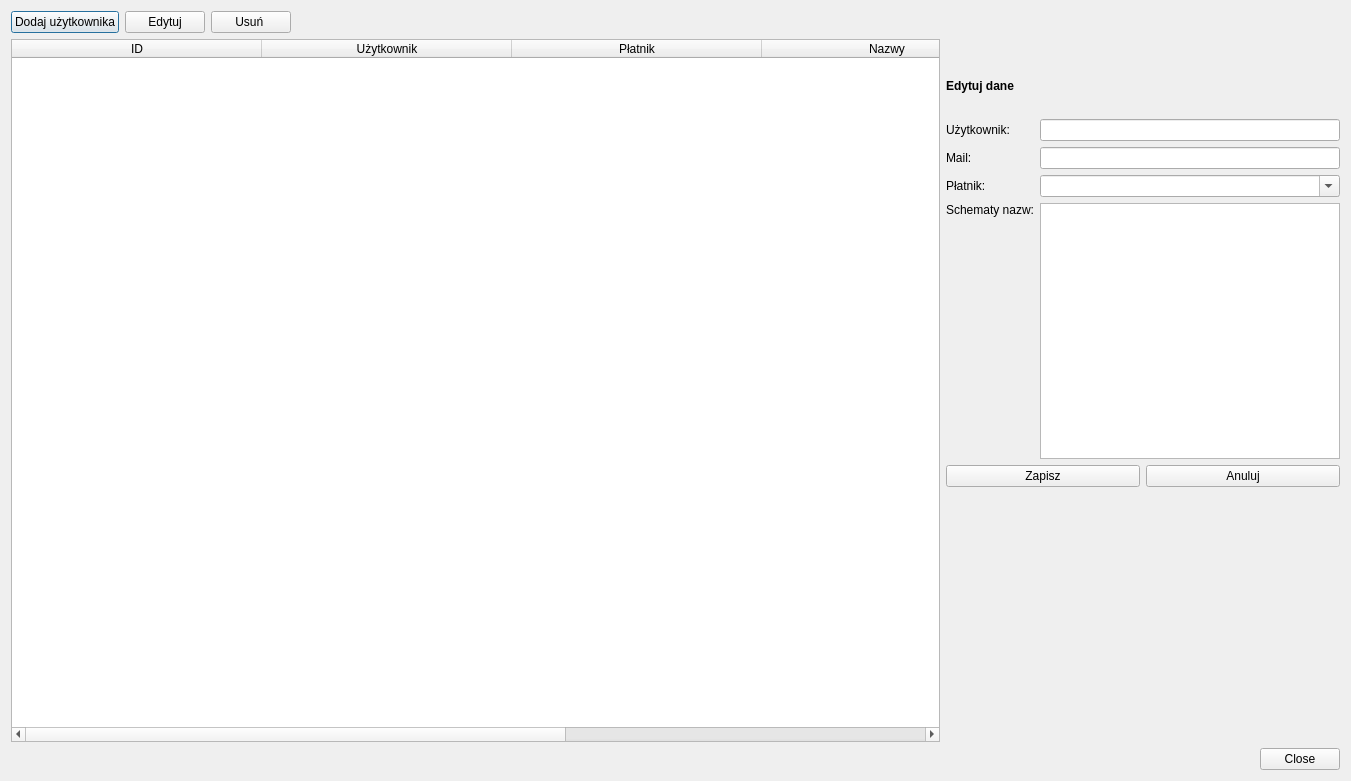
<?xml version="1.0" encoding="UTF-8"?>
<ui version="4.0">
 <class>Dialog</class>
 <widget class="QDialog" name="Dialog">
  <property name="geometry">
   <rect>
    <x>0</x>
    <y>0</y>
    <width>1351</width>
    <height>781</height>
   </rect>
  </property>
  <property name="windowTitle">
   <string>Lista uzytkownikow</string>
  </property>
  <layout class="QVBoxLayout" name="verticalLayout">
   <item>
    <layout class="QHBoxLayout" name="horizontalLayout_3">
     <property name="topMargin">
      <number>0</number>
     </property>
     <property name="bottomMargin">
      <number>0</number>
     </property>
     <item>
      <widget class="QPushButton" name="pushButton_3">
       <property name="text">
        <string>Dodaj użytkownika</string>
       </property>
      </widget>
     </item>
     <item>
      <widget class="QPushButton" name="pushButton_4">
       <property name="text">
        <string>Edytuj</string>
       </property>
      </widget>
     </item>
     <item>
      <widget class="QPushButton" name="pushButton_5">
       <property name="text">
        <string>Usuń </string>
       </property>
      </widget>
     </item>
     <item>
      <spacer name="horizontalSpacer">
       <property name="orientation">
        <enum>Qt::Horizontal</enum>
       </property>
       <property name="sizeHint" stdset="0">
        <size>
         <width>40</width>
         <height>20</height>
        </size>
       </property>
      </spacer>
     </item>
    </layout>
   </item>
   <item>
    <layout class="QHBoxLayout" name="horizontalLayout">
     <item>
      <widget class="QTableWidget" name="tableWidget">
       <property name="sizePolicy">
        <sizepolicy hsizetype="Expanding" vsizetype="Expanding">
         <horstretch>2</horstretch>
         <verstretch>0</verstretch>
        </sizepolicy>
       </property>
       <property name="selectionBehavior">
        <enum>QAbstractItemView::SelectRows</enum>
       </property>
       <property name="sortingEnabled">
        <bool>true</bool>
       </property>
       <property name="wordWrap">
        <bool>true</bool>
       </property>
       <attribute name="horizontalHeaderDefaultSectionSize">
        <number>250</number>
       </attribute>
       <column>
        <property name="text">
         <string>ID</string>
        </property>
       </column>
       <column>
        <property name="text">
         <string>Użytkownik</string>
        </property>
       </column>
       <column>
        <property name="text">
         <string>Płatnik</string>
        </property>
       </column>
       <column>
        <property name="text">
         <string>Nazwy</string>
        </property>
       </column>
       <column>
        <property name="text">
         <string>Mail</string>
        </property>
       </column>
      </widget>
     </item>
     <item>
      <layout class="QGridLayout" name="gridLayout">
       <property name="leftMargin">
        <number>0</number>
       </property>
       <property name="rightMargin">
        <number>0</number>
       </property>
       <item row="4" column="0">
        <widget class="QLabel" name="label_5">
         <property name="text">
          <string>Mail:</string>
         </property>
        </widget>
       </item>
       <item row="4" column="1">
        <widget class="QLineEdit" name="lineEdit_3"/>
       </item>
       <item row="0" column="0" colspan="2">
        <spacer name="verticalSpacer">
         <property name="orientation">
          <enum>Qt::Vertical</enum>
         </property>
         <property name="sizeType">
          <enum>QSizePolicy::Preferred</enum>
         </property>
         <property name="sizeHint" stdset="0">
          <size>
           <width>20</width>
           <height>40</height>
          </size>
         </property>
        </spacer>
       </item>
       <item row="1" column="0" colspan="2">
        <widget class="QLabel" name="label_4">
         <property name="sizePolicy">
          <sizepolicy hsizetype="Preferred" vsizetype="Minimum">
           <horstretch>0</horstretch>
           <verstretch>0</verstretch>
          </sizepolicy>
         </property>
         <property name="font">
          <font>
           <weight>75</weight>
           <bold>true</bold>
          </font>
         </property>
         <property name="text">
          <string>Edytuj dane</string>
         </property>
        </widget>
       </item>
       <item row="6" column="0">
        <widget class="QLabel" name="label_3">
         <property name="text">
          <string>Płatnik:</string>
         </property>
        </widget>
       </item>
       <item row="10" column="0" colspan="2">
        <spacer name="verticalSpacer_2">
         <property name="orientation">
          <enum>Qt::Vertical</enum>
         </property>
         <property name="sizeType">
          <enum>QSizePolicy::Expanding</enum>
         </property>
         <property name="sizeHint" stdset="0">
          <size>
           <width>20</width>
           <height>40</height>
          </size>
         </property>
        </spacer>
       </item>
       <item row="3" column="1">
        <widget class="QLineEdit" name="lineEdit">
         <property name="minimumSize">
          <size>
           <width>300</width>
           <height>0</height>
          </size>
         </property>
        </widget>
       </item>
       <item row="9" column="0" colspan="2">
        <layout class="QHBoxLayout" name="horizontalLayout_2">
         <property name="sizeConstraint">
          <enum>QLayout::SetMinimumSize</enum>
         </property>
         <item>
          <widget class="QPushButton" name="pushButton">
           <property name="text">
            <string>Zapisz</string>
           </property>
          </widget>
         </item>
         <item>
          <widget class="QPushButton" name="pushButton_2">
           <property name="text">
            <string>Anuluj</string>
           </property>
          </widget>
         </item>
        </layout>
       </item>
       <item row="3" column="0">
        <widget class="QLabel" name="label">
         <property name="text">
          <string>Użytkownik:</string>
         </property>
        </widget>
       </item>
       <item row="6" column="1">
        <widget class="QComboBox" name="comboBox">
         <property name="editable">
          <bool>true</bool>
         </property>
        </widget>
       </item>
       <item row="2" column="0" colspan="2">
        <widget class="QLabel" name="label_num">
         <property name="sizePolicy">
          <sizepolicy hsizetype="Preferred" vsizetype="Fixed">
           <horstretch>0</horstretch>
           <verstretch>0</verstretch>
          </sizepolicy>
         </property>
         <property name="font">
          <font>
           <pointsize>9</pointsize>
          </font>
         </property>
         <property name="text">
          <string/>
         </property>
        </widget>
       </item>
       <item row="7" column="0">
        <widget class="QLabel" name="label_2">
         <property name="text">
          <string>Schematy nazw:</string>
         </property>
         <property name="alignment">
          <set>Qt::AlignLeading|Qt::AlignLeft|Qt::AlignTop</set>
         </property>
        </widget>
       </item>
       <item row="7" column="1">
        <widget class="QTextEdit" name="lineEdit_2"/>
       </item>
      </layout>
     </item>
    </layout>
   </item>
   <item>
    <widget class="QDialogButtonBox" name="buttonBox">
     <property name="orientation">
      <enum>Qt::Horizontal</enum>
     </property>
     <property name="standardButtons">
      <set>QDialogButtonBox::Close</set>
     </property>
    </widget>
   </item>
  </layout>
 </widget>
 <tabstops>
  <tabstop>lineEdit</tabstop>
  <tabstop>comboBox</tabstop>
  <tabstop>pushButton</tabstop>
  <tabstop>pushButton_2</tabstop>
  <tabstop>pushButton_3</tabstop>
  <tabstop>pushButton_4</tabstop>
  <tabstop>pushButton_5</tabstop>
  <tabstop>tableWidget</tabstop>
 </tabstops>
 <resources/>
 <connections>
  <connection>
   <sender>buttonBox</sender>
   <signal>accepted()</signal>
   <receiver>Dialog</receiver>
   <slot>accept()</slot>
   <hints>
    <hint type="sourcelabel">
     <x>248</x>
     <y>254</y>
    </hint>
    <hint type="destinationlabel">
     <x>157</x>
     <y>274</y>
    </hint>
   </hints>
  </connection>
  <connection>
   <sender>buttonBox</sender>
   <signal>rejected()</signal>
   <receiver>Dialog</receiver>
   <slot>reject()</slot>
   <hints>
    <hint type="sourcelabel">
     <x>316</x>
     <y>260</y>
    </hint>
    <hint type="destinationlabel">
     <x>286</x>
     <y>274</y>
    </hint>
   </hints>
  </connection>
 </connections>
</ui>
